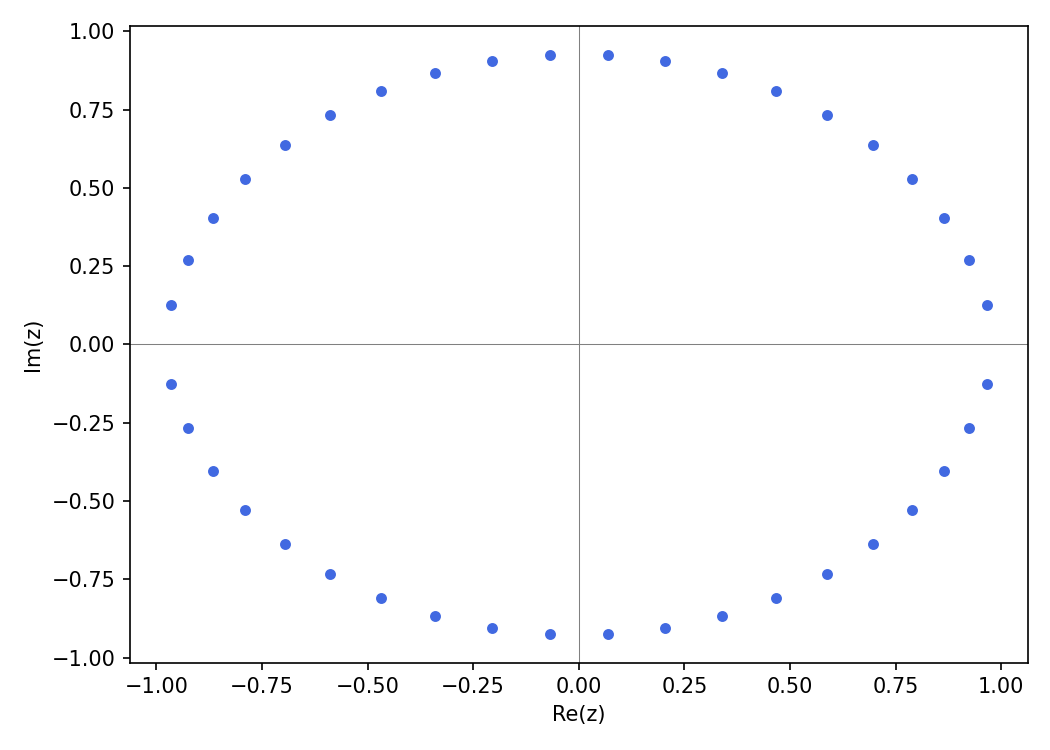

Write the Python code that produced this figure.
"""Row-N zeros for Chebyshev-T family.

p_N(x) = sum_{k=0}^{N} b_{N,k} * That_k(x)

where b_{N,k} = [I(N-k) + I(N+k)] / (2 * sqrt(h_N * h_k))

and I(q) = pi * Gamma(1/2) * 2^{1/2} / (Gamma(q/2 + 3/4) * Gamma(3/4 - q/2))
         = integral_{-1}^{1} (1-x^2)^{-1/2} T_m(x) T_k(x) (1-x^2)^{1/2} dx
           (matching integral with weight W = (1-x^2)^{1/2} for T)

Wait: the actual matching integral is
  b_{N,k} = int_{-1}^{1} That_N(x) That_k(x) W^{3/2}(x) dx

where W(x) = (1-x^2)^{-1/2} is the Chebyshev-T weight, so W^{3/2} = (1-x^2)^{-3/4}.

From cheb_zeros_single.py, the formula used is:
  I_sin_cos(p, q) = pi * Gamma(p+1) / (2^p * Gamma((p+q+2)/2) * Gamma((p-q+2)/2))
  b_T_0k = (1/sqrt(pi)) * (1/sqrt(pi) if k==0 else sqrt(2/pi)) * I_sin_cos(-1/2, k)

The general b_{N,k}: by parity, b_{N,k} = 0 if N+k odd.
For general m,k: b_{N,k} = (1/sqrt(h_N * h_k)) * [I(N-k) + I(N+k)] / 2
where I(q) = I_sin_cos(-1/2, q) = pi * Gamma(1/2) / (2^{-1/2} * Gamma((q+1)/2) * Gamma((1-q+1)/2))

Actually re-deriving from first principles:
  b_{N,k} = int_{-1}^1 That_N That_k (1-x^2)^{-3/4} dx
           = (h_N h_k)^{-1/2} int T_N T_k (1-x^2)^{-3/4} dx

Using T_N(x) = cos(N arccos x), substitute x = cos(theta):
  int_{-1}^1 T_N T_k (1-x^2)^{-3/4} dx = int_0^pi cos(N theta) cos(k theta) sin^{-1/2}(theta) d(theta)
  = (1/2)[int_0^pi cos((N-k)theta) sin^{-1/2}(theta) dtheta + int_0^pi cos((N+k)theta) sin^{-1/2}(theta) dtheta]

and int_0^pi cos(q theta) sin^{-1/2}(theta) dtheta = I_sin_cos(-1/2, q) / ... let's use mpmath directly.

h_0 = pi, h_k = pi/2 for k >= 1 (unnormalized).
That_0 = 1/sqrt(pi), That_k = sqrt(2/pi) T_k for k>=1.

So b_{N,k} = (1/sqrt(h_N) * 1/sqrt(h_k)) * (1/2) * [J(N-k) + J(N+k)]
where J(q) = int_0^pi cos(q theta) (sin theta)^{-1/2} dtheta.

J(q) = pi * Gamma(1/2) / (2^{-1/2} * Gamma((|q|+1)/2) * ... )
Let's compute J(q) via mpmath:
  J(q) = Re[ int_0^pi e^{i q theta} sin^{-1/2}(theta) dtheta ]
Note: J(q) = J(-q) since cos is even.
The formula: J(q) = 2 * int_0^{pi/2} cos(2 q phi) ... no, let me just use mpmath.

Actually from the existing script's formula:
  I_sin_cos(p, q) = pi * Gamma(p+1) / (2^p * Gamma((p+q+2)/2) * Gamma((p-q+2)/2))
with p = -1/2:
  J(q) = I_sin_cos(-1/2, |q|) = pi * Gamma(1/2) / (2^{-1/2} * Gamma((|q|+1)/2) * Gamma((1-|q|)/2))

But this has singularities when q is a positive even integer... let's just use mpmath.quad.

For speed at N=40 with ~40 evaluations of J: direct mpmath.quad integration is fine.
"""
import mpmath as mp
import matplotlib
matplotlib.use("Agg")
import matplotlib.pyplot as plt

mp.mp.dps = 80

N = 40


def J_integral(q):
    """J(q) = int_0^pi cos(q*theta) * sin(theta)^{-1/2} dtheta.
    This is even in q, so J(q) = J(-q). Uses mpmath.quad.
    """
    q = abs(q)
    if q == 0:
        # int_0^pi sin^{-1/2}(theta) dtheta = sqrt(pi)*Gamma(1/4)/Gamma(3/4) -- but let's compute
        return mp.quad(lambda t: mp.power(mp.sin(t), mp.mpf('-1/2')),
                       [0, mp.pi/4, mp.pi/2, 3*mp.pi/4, mp.pi])
    return mp.quad(lambda t: mp.cos(q * t) * mp.power(mp.sin(t), mp.mpf('-1/2')),
                   [0, mp.pi/4, mp.pi/2, 3*mp.pi/4, mp.pi])


# Precompute h values
h_N = mp.pi if N == 0 else mp.pi / 2

# Build b_{N,k} for k=0..N
# b_{N,k} = (1/sqrt(h_N * h_k)) * (1/2) * [J(N-k) + J(N+k)]
print(f"Precomputing J integrals for row N={N}...")
# We need J(N-k) for k=0..N: i.e. J(N), J(N-1), ..., J(0), J(1), ..., J(N)
# So J(0), J(1), ..., J(2N)
J_cache = {}
for q in range(0, 2 * N + 1):
    J_cache[q] = J_integral(q)
    if q % 10 == 0:
        print(f"  J({q}) = {float(J_cache[q]):.6f}")

print("Computing b_{N,k} values...")
b_values = []
for k in range(N + 1):
    h_k = mp.pi if k == 0 else mp.pi / 2
    q1 = abs(N - k)
    q2 = N + k
    b_Nk = (J_cache[q1] + J_cache[q2]) / (2 * mp.sqrt(h_N * h_k))
    b_values.append(b_Nk)

# Verify b_{N,k}=0 for N+k odd (parity check)
# T_N has parity (-1)^N, so b_{N,k}=0 when N+k odd (odd integrand on symmetric domain)
n_nonzero = sum(1 for k, b in enumerate(b_values) if abs(b) > 1e-50)
print(f"  Nonzero b_{{N,k}}: {n_nonzero}")


def chebT_monomial_coeffs(k, dps=80):
    """Monomial coefficients of T_k(x) as mpmath numbers."""
    # T_k(x) = 2^{k-1} prod_{j: 0<j<k, j step 2} (x - cos(...)): harder to expand
    # Better: use the recurrence T_0=1, T_1=x, T_{n+1}=2x T_n - T_{n-1}
    # and accumulate monomial coefficients.
    if k == 0:
        return [mp.mpf(1)]
    if k == 1:
        return [mp.mpf(0), mp.mpf(1)]
    p, c = [mp.mpf(1)], [mp.mpf(0), mp.mpf(1)]
    for _ in range(1, k):
        nxt = [mp.mpf(0)] * (len(c) + 1)
        for j, cj in enumerate(c):
            nxt[j + 1] += 2 * cj
        for j, cj in enumerate(p):
            nxt[j] -= cj
        p, c = c, nxt
    return c


print(f"Computing zeros of g_{N}(x) = sum_k b_{{N,k}} x^k ...")
# The b_values ARE the true normalized b_{N,k}; use them directly as
# monomial coefficients.
coeffs = list(b_values)
while len(coeffs) > 1 and coeffs[-1] == 0:
    coeffs.pop()
mp.mp.dps = 120
zs = mp.polyroots(coeffs[::-1], maxsteps=300, extraprec=400)
print(f"  {len(zs)} zeros found")

xs = [float(z.real) for z in zs]
ys = [float(z.imag) for z in zs]

fig, ax = plt.subplots(figsize=(7, 5))
ax.scatter(xs, ys, s=18, color="royalblue", zorder=3,
           label=fr"zeros of $g_{{{N}}}(x)=\sum_k b_{{{N},k}}x^k$")
ax.axhline(0, color="gray", lw=0.5)
ax.axvline(0, color="gray", lw=0.5)
ax.set_xlabel("Re(z)")
ax.set_ylabel("Im(z)")
# legend removed
plt.tight_layout()
plt.savefig("cheb_rowN_zeros.png", dpi=150)
print("Saved cheb_rowN_zeros.png")
